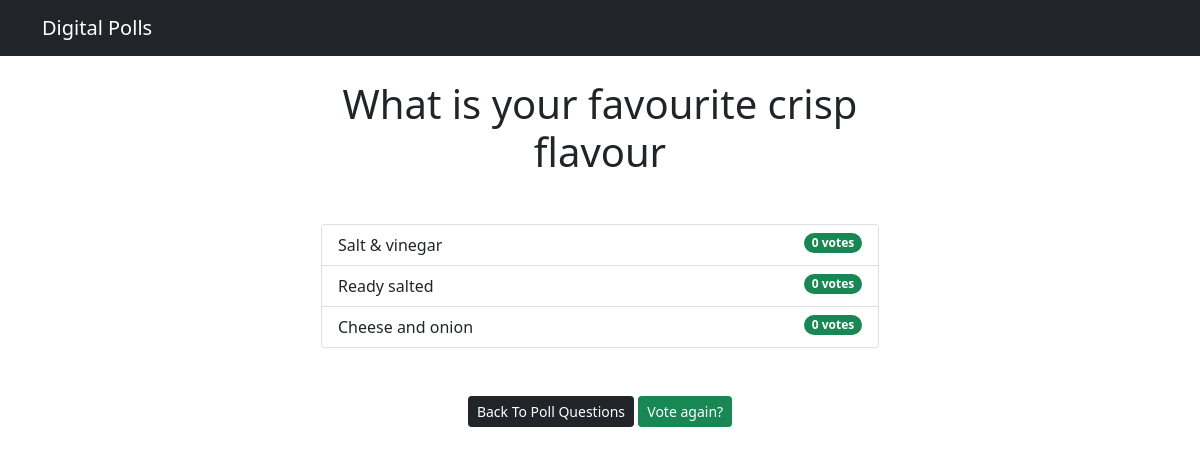
The app's page /polls/2/results/ with its own data.
### polls/models.py (models this page shows, shortened)
class Question(models.Model):
    question_text = models.CharField(max_length=200)  # Each field is an instance of a Field class
    pub_date = models.DateTimeField(
        "date published"
    )  # we can give each field an optional -user-friendly' name by passing a string as first argument

class Choice(models.Model):
    question = models.ForeignKey(
        Question, on_delete=models.CASCADE
    )  # foreign key so that each choice has a Q. when question is deleted, all its choices will also be deleted.
    choice_text = models.CharField(max_length=200)  # CharField has a required argument of max_length
    votes = models.IntegerField(default=0)  # we can optionally give default values

### polls/views.py (the view)
# urls.py: path("<int:question_id>/results/", views.results, name="results"),
def results(request, question_id):
    question = get_object_or_404(Question, pk=question_id)
    return render(request, "polls/results.html", {"question": question})

### templates/polls/results.html
{% extends 'base.html' %} {% block content %}
<h1 class="mb-5 text-center">{{ question.question_text }}</h1>
<ul class="list-group mb-5">
  {% for choice in question.choice_set.all %}
  <li class="list-group-item">
    {{ choice.choice_text }}
    <span class="badge rounded-pill bg-success float-end"
      >{{ choice.votes }} vote{{ choice.votes | pluralize }}</span
    >
  </li>
  {% endfor %}
</ul>
<div class="buttons text-center">
  <a class="btn btn-dark btn-sm mb-3" href="{% url 'polls:index' %}"
    >Back To Poll Questions</a
  >
  <a
    class="btn btn-success btn-sm mb-3"
    href="{% url 'polls:detail' question.id %}"
    >Vote again?</a
  >
</div>
{% endblock %}

### records on screen
Question: question_text "What is your favourite crisp flavour"
Choice: choice_text "Salt & vinegar", votes "0", votes|pluralize "s"
Choice: choice_text "Ready salted", votes "0", votes|pluralize "s"
Choice: choice_text "Cheese and onion", votes "0", votes|pluralize "s"
